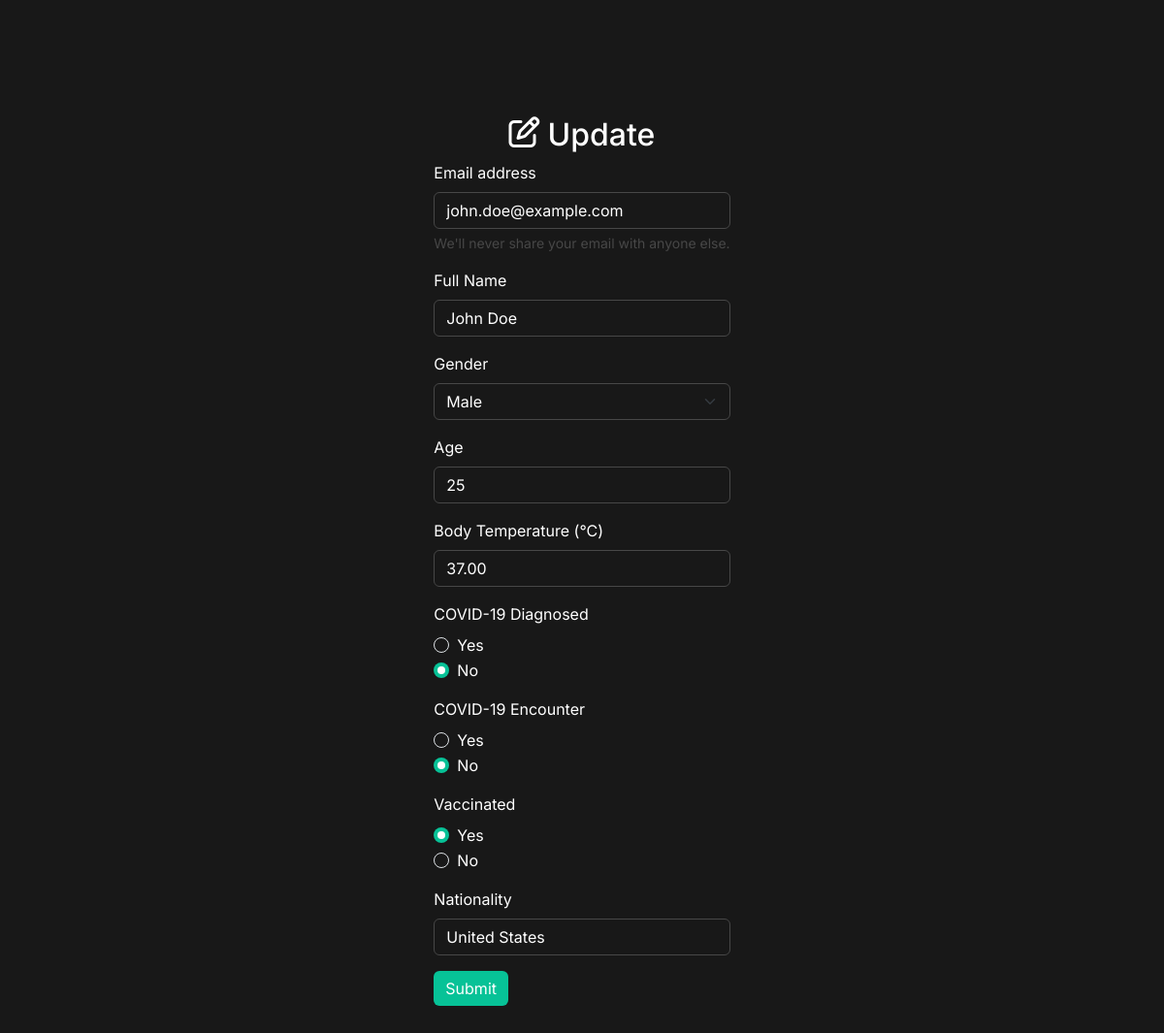
Page /update.php?id=16 on the committed database.
### tables this page shows
CREATE TABLE `records` (
  `id` int(11) NOT NULL,
  `email` varchar(255) NOT NULL,
  `full_name` varchar(255) NOT NULL,
  `gender` varchar(255) NOT NULL,
  `age` int(11) NOT NULL,
  `temp` decimal(5,2) NOT NULL,
  `diagnosed` enum('YES','NO') NOT NULL,
  `encountered` enum('YES','NO') NOT NULL,
  `vaccinated` enum('YES','NO') NOT NULL,
  `nationality` varchar(255) NOT NULL
);

### includes/security.inc.php (called while the page is built, shortened)
<?php
function sanitizeOutput($data) {
    return htmlspecialchars($data, ENT_QUOTES, 'UTF-8');
}
?>

### update.php (the view, shortened to what this page needs)
<?php
include './includes/dbconn.inc.php';
include './includes/security.inc.php';
$id = (int)$_GET['id'];
$fetch_sql = "SELECT * FROM records WHERE id = ?";
$fetch_stmt = mysqli_prepare($conn, $fetch_sql);
mysqli_stmt_bind_param($fetch_stmt, "i", $id);
mysqli_stmt_execute($fetch_stmt);
$fetch_result = mysqli_stmt_get_result($fetch_stmt);
if ($fetch_result && mysqli_num_rows($fetch_result) > 0) {
  $user_data = mysqli_fetch_assoc($fetch_result);
  $email = $user_data['email'];
  $full_name = $user_data['full_name'];
  $gender = $user_data['gender'];
  $age = $user_data['age'];
  $temp = $user_data['temp'];
  $diagnosed = $user_data['diagnosed'];
  $encounter = $user_data['encountered'];
  $vaccinated = $user_data['vaccinated'];
  $nationality = $user_data['nationality'];
} else {
  mysqli_stmt_close($fetch_stmt);
  header('Location: dashboard_admin.php');
  exit();
}
$fetch_query = "SELECT * FROM records WHERE id = '$id'";
$fetch_result = mysqli_query($conn, $fetch_query);
if ($fetch_result && mysqli_num_rows($fetch_result) > 0) {
  $user_data = mysqli_fetch_assoc($fetch_result);
  $email = $user_data['email'];
  $full_name = $user_data['full_name'];
  $gender = $user_data['gender'];
  $age = $user_data['age'];
  $temp = $user_data['temp'];
  $diagnosed = $user_data['diagnosed'];
  $encounter = $user_data['encountered'];
  $vaccinated = $user_data['vaccinated'];
  $nationality = $user_data['nationality'];
} else {
  echo 'User not found.';
  exit;
}
?>
<!DOCTYPE html>
<html lang="en">
<head>
  <link rel="stylesheet" href="./styles/update.css">
  <link href="https://cdn.jsdelivr.net/npm/bootstrap@5.3.1/dist/css/bootstrap.min.css" rel="stylesheet">
</head>
<body>
  <main class="wrapper-form">
    <h2 class="update-title"><i class="fa-regular fa-pen-to-square"></i>Update</h2>
    <form method="post" action="">
      <div class="mb-3">
        <label for="InputEmail" class="form-label">Email address</label>
        <input type="email" class="form-control" id="InputEmail" name="email" aria-describedby="emailHelp" value="<?php echo sanitizeOutput($email); ?>" required>
        <div id="emailHelp" class="form-text">We'll never share your email with anyone else.</div>
      </div>
      <div class="mb-3">
        <label for="InputFullName" class="form-label">Full Name</label>
        <input type="text" class="form-control" id="InputFullName" name="full_name" value="<?php echo $full_name ?>">
      </div>
      <div class="mb-3">
        <label for="InputGender" class="form-label">Gender</label>
        <select class="form-select" id="InputGender" name="gender">
          <option value="Male" <?php if ($gender === 'Male') echo 'selected' ?>>Male</option>
        </select>
      </div>
      <div class="mb-3">
        <label for="InputAge" class="form-label">Age</label>
        <input type="number" class="form-control" id="InputAge" name="age" value="<?php echo $age ?>">
      </div>
      <div class="mb-3">
        <label for="InputTemp" class="form-label">Body Temperature (°C)</label>
        <input type="number" step="0.01" class="form-control" id="InputTemp" name="temp" value="<?php echo $temp ?>">
      </div>
      <div class="mb-3">
        <label class="form-label">COVID-19 Diagnosed</label>
        <div class="form-check">
          <input class="form-check-input" type="radio" name="diagnosed" id="DiagnosedYes" value="Yes" <?php if ($diagnosed === 'YES') echo 'checked' ?>>
          <label class="form-check-label" for="DiagnosedYes">
            Yes
          </label>
        </div>
        <div class="form-check">
          <input class="form-check-input" type="radio" name="diagnosed" id="DiagnosedNo" value="No" <?php if ($diagnosed === 'NO') echo 'checked' ?>>
          <label class="form-check-label" for="DiagnosedNo">
            No
          </label>
        </div>
      </div>
      <div class="mb-3">
        <label class="form-label">COVID-19 Encounter</label>
        <div class="form-check">
          <input class="form-check-input" type="radio" name="encounter" id="EncounterYes" value="Yes" <?php if ($encounter === 'YES') echo 'checked' ?>>
          <label class="form-check-label" for="EncounterYes">
            Yes
          </label>
        </div>
        <div class="form-check">
          <input class="form-check-input" type="radio" name="encounter" id="EncounterNo" value="No" <?php if ($encounter === 'NO') echo 'checked' ?>>
          <label class="form-check-label" for="EncounterNo">
            No
          </label>
        </div>
      </div>
      <div class="mb-3">
        <label class="form-label">Vaccinated</label>
        <div class="form-check">
          <input class="form-check-input" type="radio" name="vaccinated" id="VaccinatedYes" value="Yes" <?php if ($vaccinated === 'YES') echo 'checked' ?>>
          <label class="form-check-label" for="VaccinatedYes">
            Yes
          </label>
        </div>
        <div class="form-check">
          <input class="form-check-input" type="radio" name="vaccinated" id="VaccinatedNo" value="No" <?php if ($vaccinated === 'NO') echo 'checked' ?>>
          <label class="form-check-label" for="VaccinatedNo">
            No
          </label>
        </div>
      </div>
      <div class="mb-3">
        <label for="InputNationality" class="form-label">Nationality</label>
        <input type="text" class="form-control" id="InputNationality" name="nationality" value="<?php echo $nationality ?>">
      </div>
      <button type="submit" class="btn btn-primary" name="submit">Submit</button>
    </form>
  </main>
</body>
</html>

### styles/update.css (style rules this page uses)
:root { --clr-primary: #181818; --clr-complementary: #07c297; --clr-accent: #474747; --ff-base: 'Inter', sans-serif; }
* { box-sizing: border-box; }
html { color-scheme: dark !important; scroll-behavior: smooth; }
body { background-color: var(--clr-primary) !important; color: white !important; font-family: var(--ff-base) !important; line-height: 1.5; padding: 120px 0; margin: 0; }
.wrapper-form { display: grid; place-items: center; }
.btn.btn-primary { background-color: var(--clr-complementary) !important; outline: none; border: none; }
.form-check-input:checked { background-color: var(--clr-complementary) !important; outline: none; border: none; }
select, input { background-color: var(--clr-primary) !important; }
input[type="text"], input[type="number"], input[type="email"], select, .form-select { color: white !important; border: 1px solid var(--clr-accent) !important; }
#emailHelp { color: var(--clr-accent); font-size: small !; }
.update-title { display: flex; gap: 0.5rem; }

### rows in the picture
records: email "john.doe@example.com", full_name "John Doe", gender "Male", age "25", temp "37.00", diagnosed "☐ Yes", diagnosed "☑ No", encountered "☐ Yes", encountered "☑ No", vaccinated "☑ Yes", vaccinated "☐ No", nationality "United States"
